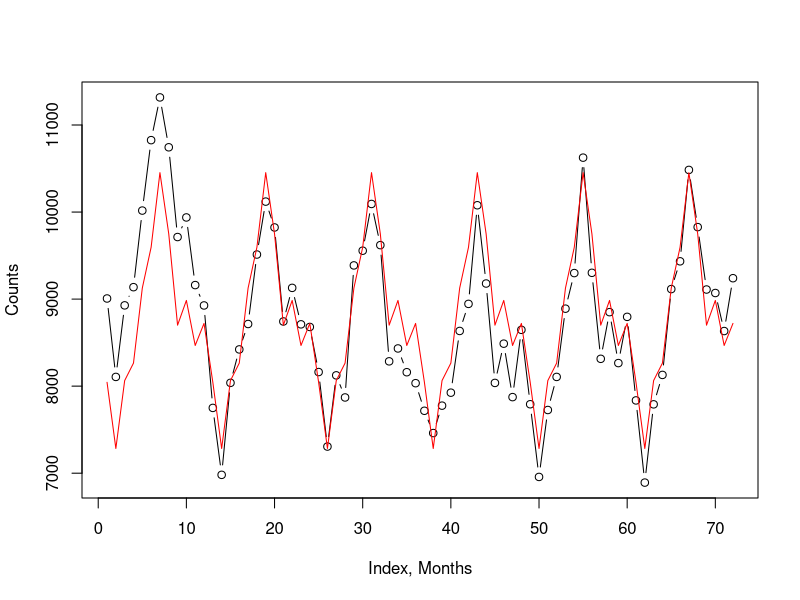
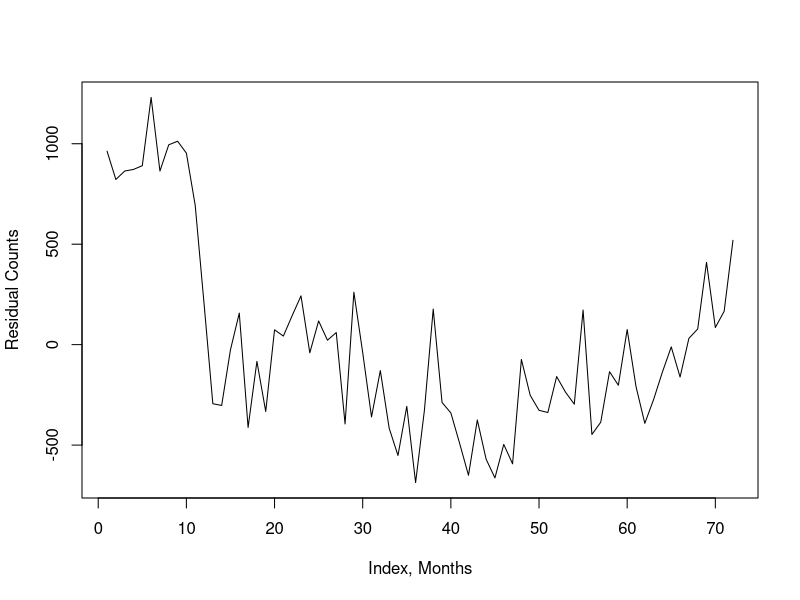
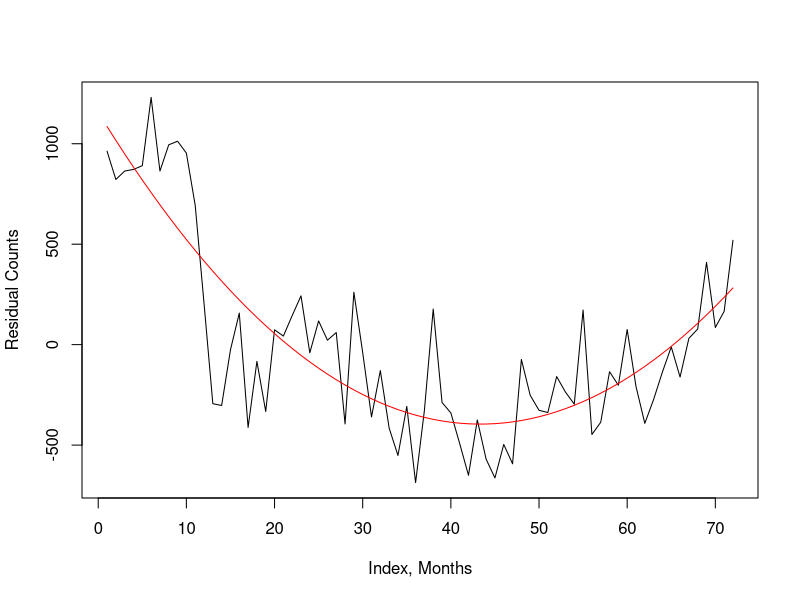
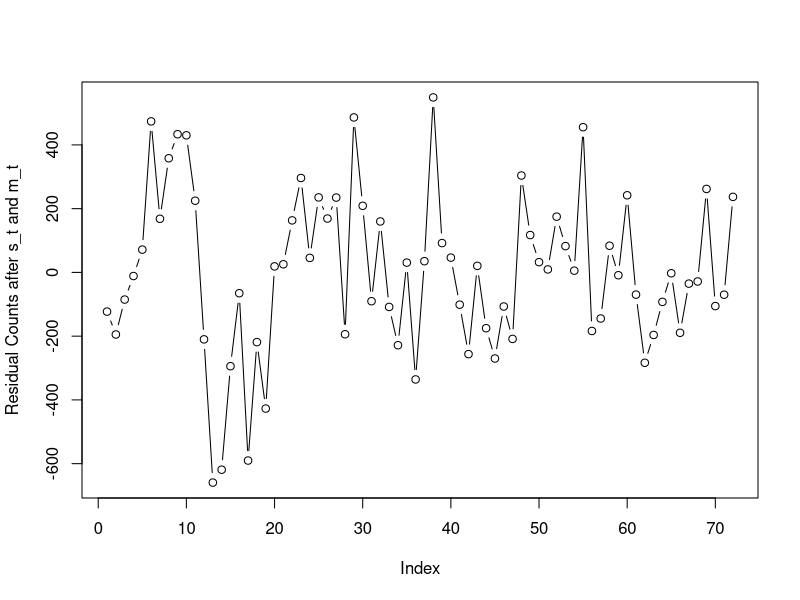
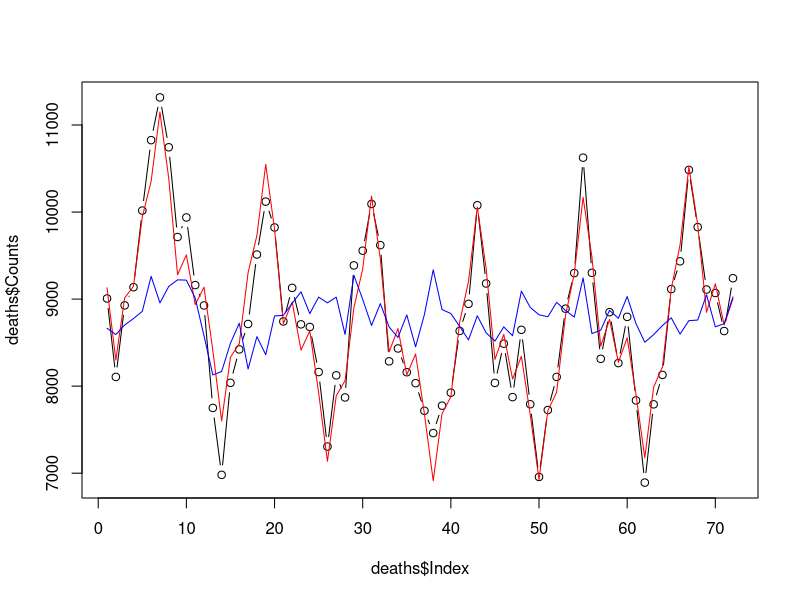
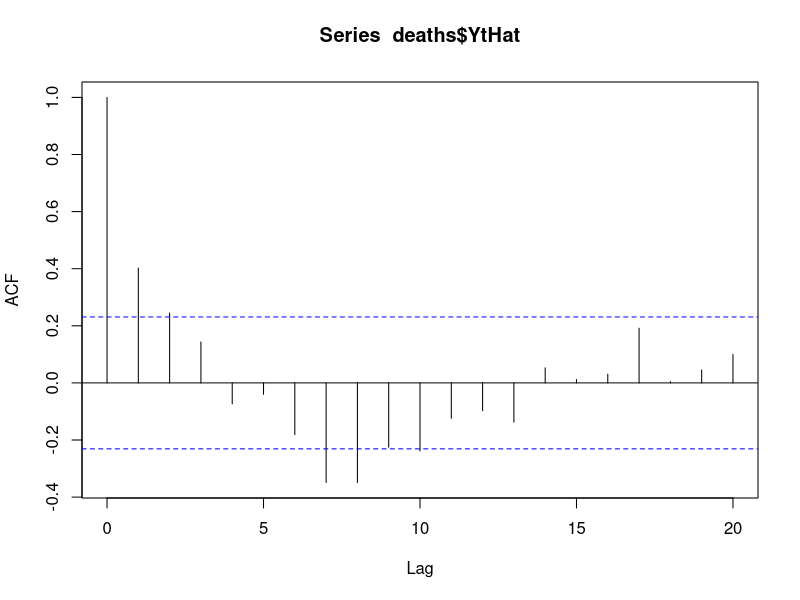
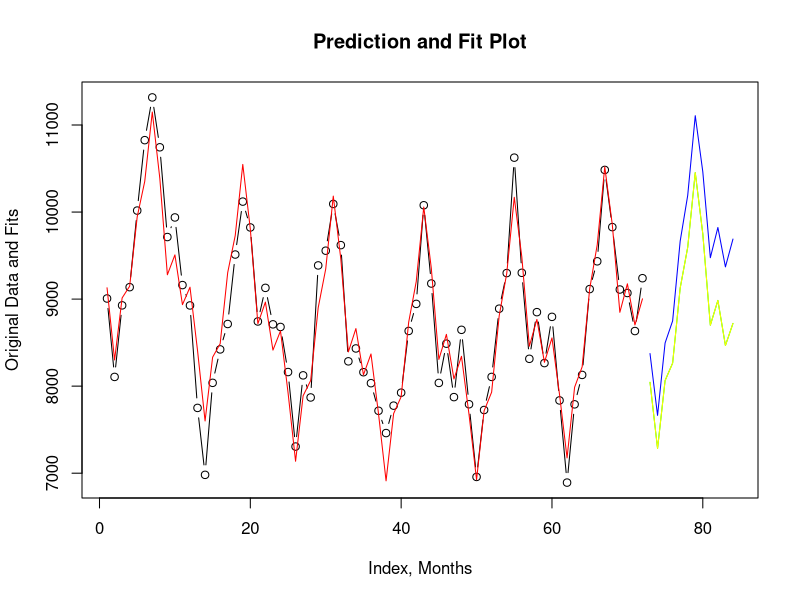
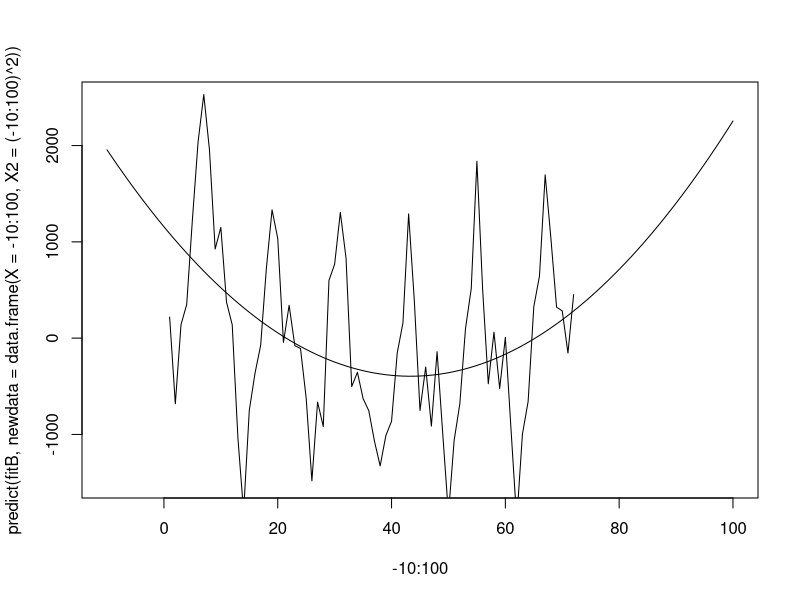

Write the R code that produced these figures, in order.
#
#  Q1.9 from B&D
#
library("readr")
deaths <- read.table("deaths.txt")
names(deaths) <- c("Month", "Year", "Counts")
deaths <- data.frame(deaths, Index = 1:dim(deaths)[1])

# Q1.9 - (a) - plot
plot(deaths$Index, deaths$Counts, type = "b", xlab = "Index, Months", ylab = "Counts")

# Q1.9 - (b) - fit seasonality ($\hat{s}_t$)
fitA <- lm(Counts ~ as.factor(Month) - 1, data = deaths)
summary(fitA)
s_t <- predict(fitA)
lines(deaths$Index, s_t, col = "red")

# Q1.9 - (c) - plot residuals
deaths <- data.frame(deaths, Resid_after_st = deaths$Counts - s_t)
plot(deaths$Index, deaths$Resid_after_st, type = "l", xlab = "Index, Months",
     ylab = "Residual Counts")

# Q1.9 - (d) - fit $m_t$ as a quadratic
deaths <- data.frame(deaths, X = deaths$Index, X2 = deaths$Index^2)
fitB <- lm(Resid_after_st ~ X + X2, data = deaths)

plot(deaths$Index, deaths$Resid_after_st, type = "l", xlab = "Index, Months",
     ylab = "Residual Counts")
lines(deaths$Index, predict(fitB), col = "red")

# Q1.9 - (e) - plot residuals again
deaths <- data.frame(deaths, Resid_after_mt = deaths$Resid_after_st - predict(fitB))

plot(deaths$Index, deaths$Resid_after_mt, type = "b", xlab = "Index",
     ylab = "Residual Counts after s_t and m_t")

plot(deaths$Index, deaths$Counts, type = "b")
lines(deaths$Index, deaths$Counts - deaths$Resid_after_mt, col = "red")
lines(deaths$Index, deaths$Resid_after_mt + mean(deaths$Counts), col = "blue")

# Q1.9 - (f) - compute ACF
deaths <- data.frame(deaths, YtHat = deaths$Resid_after_mt)
fitC <- acf(deaths$YtHat, lag.max = 20)

# Q1.9 - (g) - predict X_t at t = 73, 74, ..., 84

# basic prediction: just use s_t and m_t - NOISE PREDICTION ZERO
extrap <- predict(fitA, newdata = data.frame(Index = 73:84, Month = 1:12), data = deaths) + 
          predict(fitB, newdata = data.frame(X = 73:84, X2 = (73:84)^2), data = deaths)

plot(c(deaths$Index, 73:84), c(deaths$Counts, rep(NA, 12)), type = "b", xlab = "Index, Months",
     ylab = "Original Data and Fits", main = "Prediction and Fit Plot")
lines(deaths$Index, deaths$Counts - deaths$YtHat, col = "red")
lines(73:84, extrap, col = "blue")
lines(73:84, predict(fitA, newdata = data.frame(Index = 73:84, Month = 1:12), data = deaths),
      col = "green")
lines(73:84, fitA$coefficients, col = "yellow")

plot(-10:100, predict(fitB, newdata = data.frame(X = -10:100, X2 = (-10:100)^2)), 
     type = "l", ylim = c(-1500, 2500))
lines(1:72, deaths$Counts - mean(deaths$Counts))

# advanced prediction: add ACF-governed noise. NOT YET, LATER CHAPTER.

# random notes
# seq(73, 84, 1)  ======   73:84
# for(i in seq(a, b, step))
# for(i in c(1, 2, 7, 8))
# for(i in 1:12)
# for(j in my_vector)

# more advanced: use the ACF as well